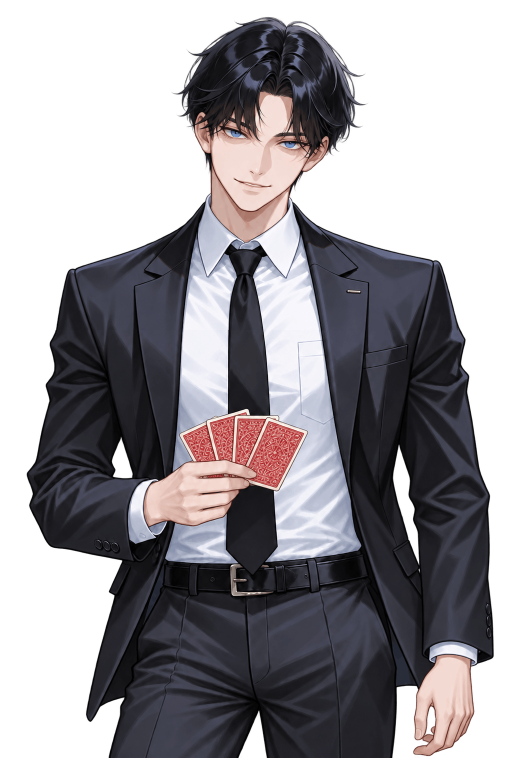
#> input picture 確認用/カード持ち立ち絵_2026-10-29/chara3-cards-one-hand-v2.png, 1038 x 1515 px (shown at 1/2 size); the run also reads 2 pictures not shown here
$ python inspect.py
#> lines starting #> are read from the running program, lines starting #| are printed output that depends on the picture
from pathlib import Path
from PIL import Image,ImageDraw,ImageFont,ImageChops,ImageStat
import json,hashlib,zipfile
run=Path(__file__).resolve().parent
root=run.parents[2]
dest=root/'確認用/カード持ち立ち絵_2026-10-29'
p=dest/'chara3-cards-one-hand-v2.png'
im=Image.open(p).convert('RGBA')
#> im is the input picture: PIL image 1038x1515 RGBA; mean R, G, B, A 80.7, 89.7, 97.2, 147.7
raw=Image.open(run/'fullcolor.png').convert('RGBA')
oldraw=Image.open(run.parent/'chara3-raw.png').convert('RGBA')
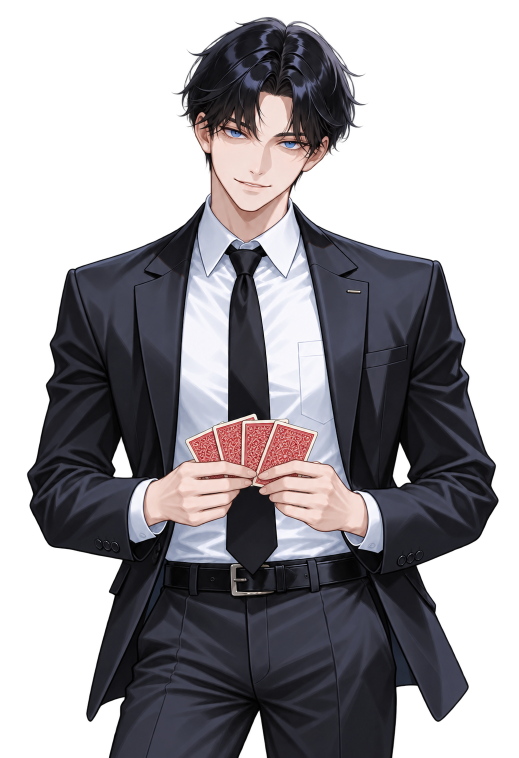
#> input picture 生成元/カード持ち立ち絵_2026-10-29/chara3-raw.png, 1038 x 1515 px (shown at 1/2 size)
#> oldraw is the input picture: PIL image 1038x1515 RGBA; mean R, G, B, A 46.9, 44.5, 48.7, 142.8
old=Image.open(dest/'chara3-cards.png').convert('RGBA')
sha=lambda p:hashlib.sha256(p.read_bytes()).hexdigest()
assert im.size==(1038,1515)
a=im.getchannel('A');lo,hi=a.getextrema()
#> after `a = im.getchannel('A')`:
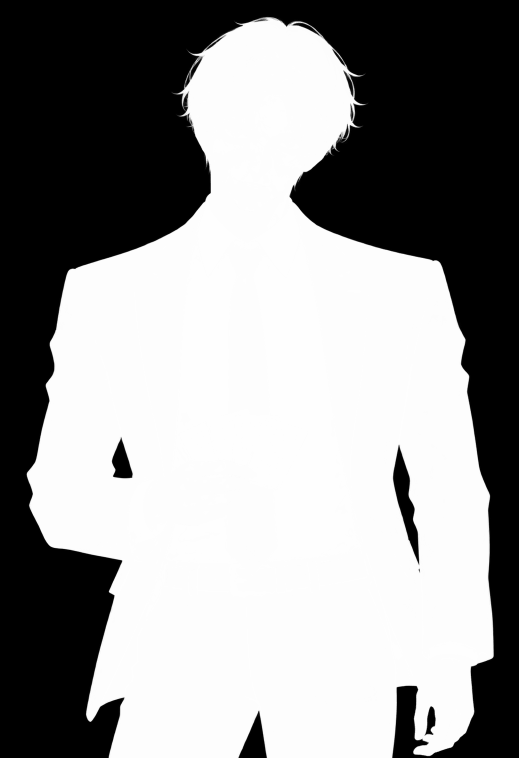
#> a: PIL image 1038x1515 L (shown at 1/2 size); min 0, max 254, mean 147.7
#> after `lo, hi = a.getextrema()`: lo = 0; hi = 254
assert lo==0 and hi>=250
assert p.stat().st_size<=500000
assert raw.crop((0,0,1038,660)).tobytes()==oldraw.crop((0,0,1038,660)).tobytes()
#> (the run stopped early here; a loop or call above may not have finished)
